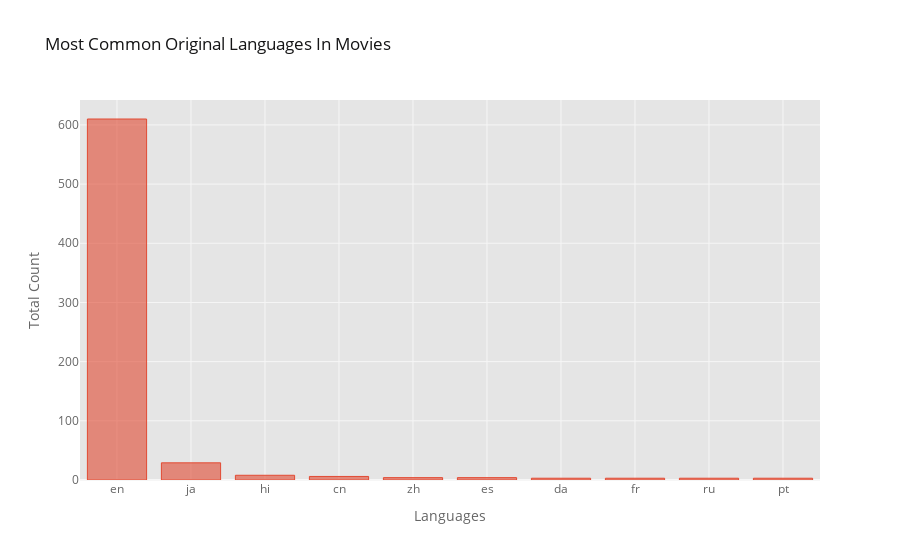

Here is the notebook cell this chart was saved with:
### Code cell
df_lang.iplot(x='original_language',y='total', kind='bar',title='Most Common Original Languages In Movies',theme="ggplot",xTitle='Languages',yTitle='Total Count')

### Figure 1 — Plotly figure (JSON) as saved in the notebook; plotly's stock layout.template omitted (floating-point values rounded to 4 significant figures)
{"data": [{"marker": {"color": "rgba(226, 74, 51, 0.6)", "line": {"color": "rgba(226, 74, 51, 1.0)", "width": 1}}, "name": "total", "orientation": "v", "text": "", "type": "bar", "x": ["en", "ja", "hi", "cn", "zh", "es", "da", "fr", "ru", "pt"], "y": [610, 29, 8, 6, 4, 4, 3, 3, 3, 3]}], "layout": {"legend": {"bgcolor": "#FFFFFF", "font": {"color": "#666666"}}, "paper_bgcolor": "#FFFFFF", "plot_bgcolor": "#E5E5E5", "title": {"font": {"color": "#151516"}, "text": "Most Common Original Languages In Movies"}, "xaxis": {"gridcolor": "#F6F6F6", "showgrid": true, "tickfont": {"color": "#666666"}, "title": {"font": {"color": "#666666"}, "text": "Languages"}, "zerolinecolor": "#F6F6F6"}, "yaxis": {"gridcolor": "#F6F6F6", "showgrid": true, "tickfont": {"color": "#666666"}, "title": {"font": {"color": "#666666"}, "text": "Total Count"}, "zerolinecolor": "#F6F6F6"}}}
